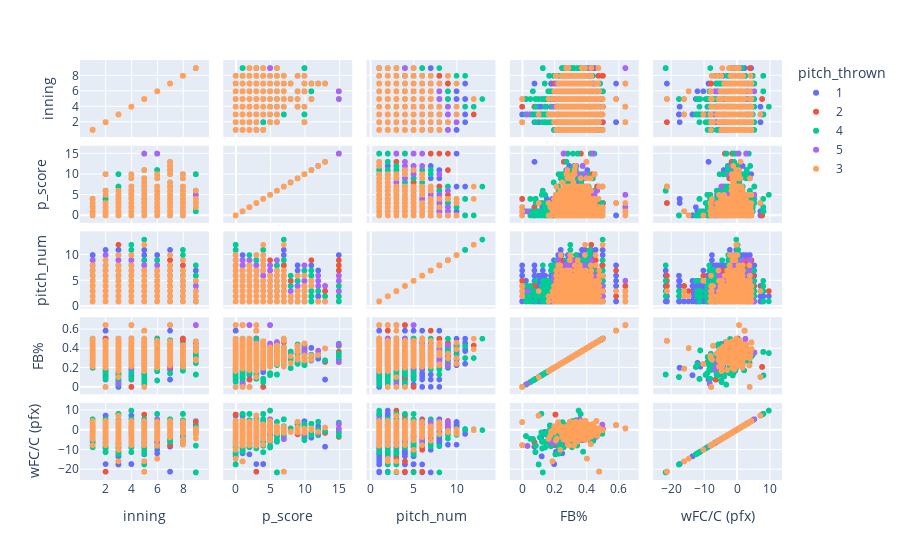

Write notebook code for a chart like this one.
### Code cell
# compares the most important features between one another

fig = px.scatter_matrix(df_pitches,
                       dimensions = ["inning", "p_score", "pitch_num", "FB%", "wFC/C (pfx)"],
                       color = "pitch_thrown")

fig.show()

# for reference, here is what each value in pitch_thrown represents:
# 1.0 = fastball
# 2.0 = changeup
# 3.0 = curveball
# 4.0 = slider
# 5.0 = cutter

### Figure 1 — Plotly figure (JSON) as saved in the notebook; plotly's stock layout.template omitted (floating-point values rounded to 4 significant figures; data arrays with more than 128 entries replaced by an {"elided": "..."} marker saying what was removed)
{"data": [{"dimensions": [{"axis": {"matches": true}, "label": "inning", "values": {"elided": "8180 int values"}}, {"axis": {"matches": true}, "label": "p_score", "values": {"elided": "8180 int values"}}, {"axis": {"matches": true}, "label": "pitch_num", "values": {"elided": "8180 int values"}}, {"axis": {"matches": true}, "label": "FB%", "values": {"elided": "8180 float values"}}, {"axis": {"matches": true}, "label": "wFC/C (pfx)", "values": {"elided": "8180 float values"}}], "hovertemplate": "pitch_thrown=1<br>%{xaxis.title.text}=%{x}<br>%{yaxis.title.text}=%{y}<extra></extra>", "legendgroup": "1", "marker": {"color": "#636efa", "symbol": "circle"}, "name": "1", "showlegend": true, "type": "splom"}, {"dimensions": [{"axis": {"matches": true}, "label": "inning", "values": {"elided": "2190 int values"}}, {"axis": {"matches": true}, "label": "p_score", "values": {"elided": "2190 int values"}}, {"axis": {"matches": true}, "label": "pitch_num", "values": {"elided": "2190 int values"}}, {"axis": {"matches": true}, "label": "FB%", "values": {"elided": "2190 float values"}}, {"axis": {"matches": true}, "label": "wFC/C (pfx)", "values": {"elided": "2190 float values"}}], "hovertemplate": "pitch_thrown=2<br>%{xaxis.title.text}=%{x}<br>%{yaxis.title.text}=%{y}<extra></extra>", "legendgroup": "2", "marker": {"color": "#EF553B", "symbol": "circle"}, "name": "2", "showlegend": true, "type": "splom"}, {"dimensions": [{"axis": {"matches": true}, "label": "inning", "values": {"elided": "3103 int values"}}, {"axis": {"matches": true}, "label": "p_score", "values": {"elided": "3103 int values"}}, {"axis": {"matches": true}, "label": "pitch_num", "values": {"elided": "3103 int values"}}, {"axis": {"matches": true}, "label": "FB%", "values": {"elided": "3103 float values"}}, {"axis": {"matches": true}, "label": "wFC/C (pfx)", "values": {"elided": "3103 float values"}}], "hovertemplate": "pitch_thrown=4<br>%{xaxis.title.text}=%{x}<br>%{yaxis.title.text}=%{y}<extra></extra>", "legendgroup": "4", "marker": {"color": "#00cc96", "symbol": "circle"}, "name": "4", "showlegend": true, "type": "splom"}, {"dimensions": [{"axis": {"matches": true}, "label": "inning", "values": {"elided": "869 int values"}}, {"axis": {"matches": true}, "label": "p_score", "values": {"elided": "869 int values"}}, {"axis": {"matches": true}, "label": "pitch_num", "values": {"elided": "869 int values"}}, {"axis": {"matches": true}, "label": "FB%", "values": {"elided": "869 float values"}}, {"axis": {"matches": true}, "label": "wFC/C (pfx)", "values": {"elided": "869 float values"}}], "hovertemplate": "pitch_thrown=5<br>%{xaxis.title.text}=%{x}<br>%{yaxis.title.text}=%{y}<extra></extra>", "legendgroup": "5", "marker": {"color": "#ab63fa", "symbol": "circle"}, "name": "5", "showlegend": true, "type": "splom"}, {"dimensions": [{"axis": {"matches": true}, "label": "inning", "values": {"elided": "1289 int values"}}, {"axis": {"matches": true}, "label": "p_score", "values": {"elided": "1289 int values"}}, {"axis": {"matches": true}, "label": "pitch_num", "values": {"elided": "1289 int values"}}, {"axis": {"matches": true}, "label": "FB%", "values": {"elided": "1289 float values"}}, {"axis": {"matches": true}, "label": "wFC/C (pfx)", "values": {"elided": "1289 float values"}}], "hovertemplate": "pitch_thrown=3<br>%{xaxis.title.text}=%{x}<br>%{yaxis.title.text}=%{y}<extra></extra>", "legendgroup": "3", "marker": {"color": "#FFA15A", "symbol": "circle"}, "name": "3", "showlegend": true, "type": "splom"}], "layout": {"dragmode": "select", "legend": {"title": {"text": "pitch_thrown"}, "tracegroupgap": 0}, "margin": {"t": 60}}}
